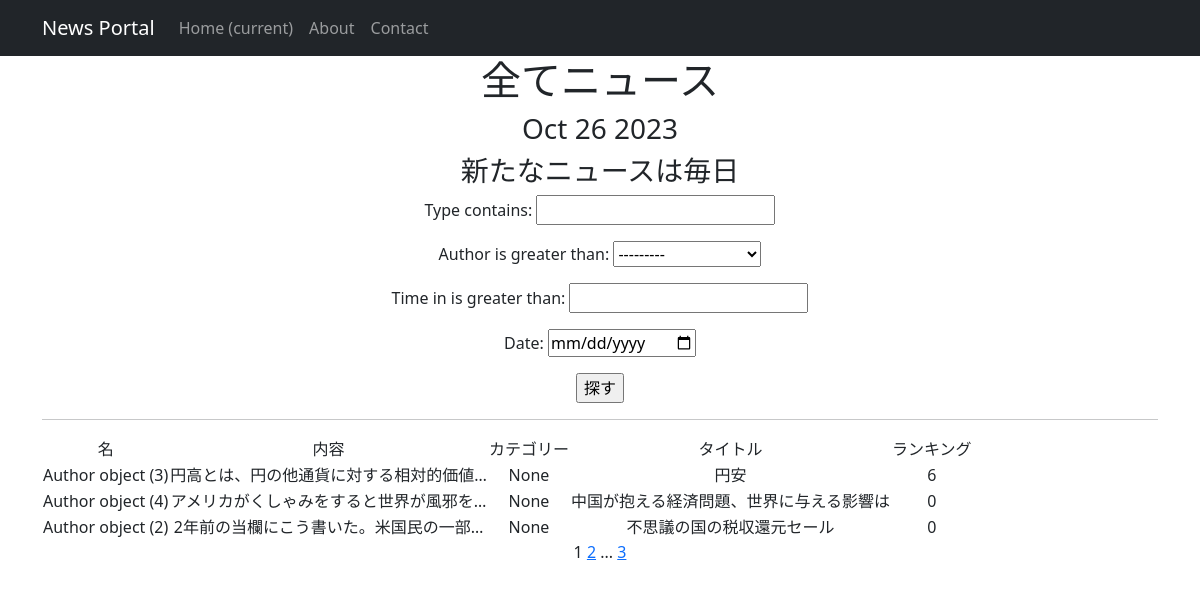
Page /news/ on the committed database.
### news/models.py (models this page shows, shortened)
class Post(models.Model):
    author = models.ForeignKey(Author, default=1, on_delete=models.CASCADE)
    type = models.CharField(max_length=7, choices=TYPE)
    time_in= models.DateTimeField(auto_now_add=True)
    category = models.ManyToManyField(Category, through='PostCategory')
    title = models.CharField(max_length=264)
    text = models.TextField()
    rating = models.IntegerField(default=0)

class Author(models.Model):
    user = models.OneToOneField(User, on_delete=models.CASCADE)
    user_rating = models.IntegerField(default=0)

### news/views.py (the view)
# urls.py: urlpatterns = [path('', PostList.as_view()),
class PostList(ListView):
    model = Post
    ordering = '-title',
    template_name = 'PostCategory.html'
    context_object_name ='PostCategory'
    paginate_by = 3  # вот так мы можем указать количество записей на странице
    def get_queryset(self):
        queryset = super().get_queryset()
        self.filterset = PostFilter(self.request.GET, queryset)
        return self.filterset.qs
    def get_context_data(self, **kwargs):
        context = super().get_context_data(**kwargs)
        context['time_now'] = datetime.utcnow()
        context['next_sale'] = None
        context['filterset'] = self.filterset
        return context

### news/templatetags/custom_tags.py (called while the page is built)
@register.simple_tag(takes_context=True)
def url_replace(context, **kwargs):
   d = context['request'].GET.copy()
   for k, v in kwargs.items():
       d[k] = v
   return d.urlencode()

### templates/PostCategory.html (shortened to what this page needs)
{% extends 'flatpages/default.html' %}
{% load custom_tags %}
{% block content %}
   <h1>全てニュース</h1>
    <h3>{{ time_now|date:'M d Y' }}</h3>
    <h3> {{ next_sale|default_if_none:"新たなニュースは毎日" }} </h3>
        <form action="" method="get">
       {{ filterset.form.as_p }}
       <input type="submit" value="探す" />
       </form>
   <hr>
   {% if PostCategory %}
       <table>
           <tr>
               <td>名</td>
               <td>内容</td>
               <td>カテゴリー</td>
               <td>タイトル</td>
               <td>ランキング</td>
           </tr>
           {% for PostCategoryOneByOne in PostCategory %}
           <tr>
               <td>{{ PostCategoryOneByOne.author }}</td>
               <td>{{ PostCategoryOneByOne.text|truncatechars:20 }}</td>
               <td>{{ PostCategoryOneByOne.category.name }}</td>
               <td>{{ PostCategoryOneByOne.title }}</td>
               <td>{{ PostCategoryOneByOne.rating }}</td>
           </tr>
           {% endfor %}
       </table>
   {% else %}
       <h2>ニュース無し</h2>
   {% endif %}
   {{ page_obj.number }}
   {% if page_obj.has_next %}
       <a href="?{% url_replace page=page_obj.next_page_number %}">{{ page_obj.next_page_number }}</a>
       {% if paginator.num_pages != page_obj.next_page_number %}
           ...
           <a href="?{% url_replace page=page_obj.paginator.num_pages %}">{{ page_obj.paginator.num_pages }}</a>
       {% endif %}
   {% endif %}
{% endblock content %}

### templates/flatpages/default.html (shortened to what this page needs)
<!DOCTYPE html>
<html lang="en">
    <head>
        {% load static %}
        <link href="{% static 'css/styles.css' %}" rel="stylesheet" />
    </head>
    <body>
        <nav class="navbar navbar-expand-lg navbar-dark bg-dark static-top">
            <div class="container">
              <a class="navbar-brand" href="#">News Portal</a>
       <div class="collapse navbar-collapse" id="navbarResponsive">
           <ul class="navbar-nav ml-auto">
               <li class="nav-item active">
                   <a class="nav-link" href="#">Home
                       <span class="sr-only">(current)</span>
                   </a>
               </li>
               <li class="nav-item">
                   <a class="nav-link" href="/about/">About</a>
               </li>
               <li class="nav-item">
                   <a class="nav-link" href="/contacts/">Contact</a>
               </li>
           </ul>
       </div>
   </div>
</nav>
        <div class="container">
            <div class="row">
                <div class="col-lg-12 text-center">
                    {% block content %}
                    {% endblock content %}
                </div>
            </div>
        </div>
    </body>
</html>

### rows in the picture
Post: author "Author object (3)", text "円高とは、円の他通貨に対する相対的価値…", category.name "None", title "円安", rating "6"
Post: author "Author object (4)", text "アメリカがくしゃみをすると世界が風邪を…", category.name "None", title "中国が抱える経済問題、世界に与える影響は", rating "0"
Post: author "Author object (2)", text "2年前の当欄にこう書いた。米国民の一部…", category.name "None", title "不思議の国の税収還元セール", rating "0"

### other values in the picture
{{ time_now|date:'M d Y' }} "Oct 26 2023"
{{ next_sale|default_if_none:"新たなニュースは毎日" }} "新たなニュースは毎日"
{{ page_obj.number }} "1"
{{ page_obj.next_page_number }} "2"
{{ page_obj.paginator.num_pages }} "3"
